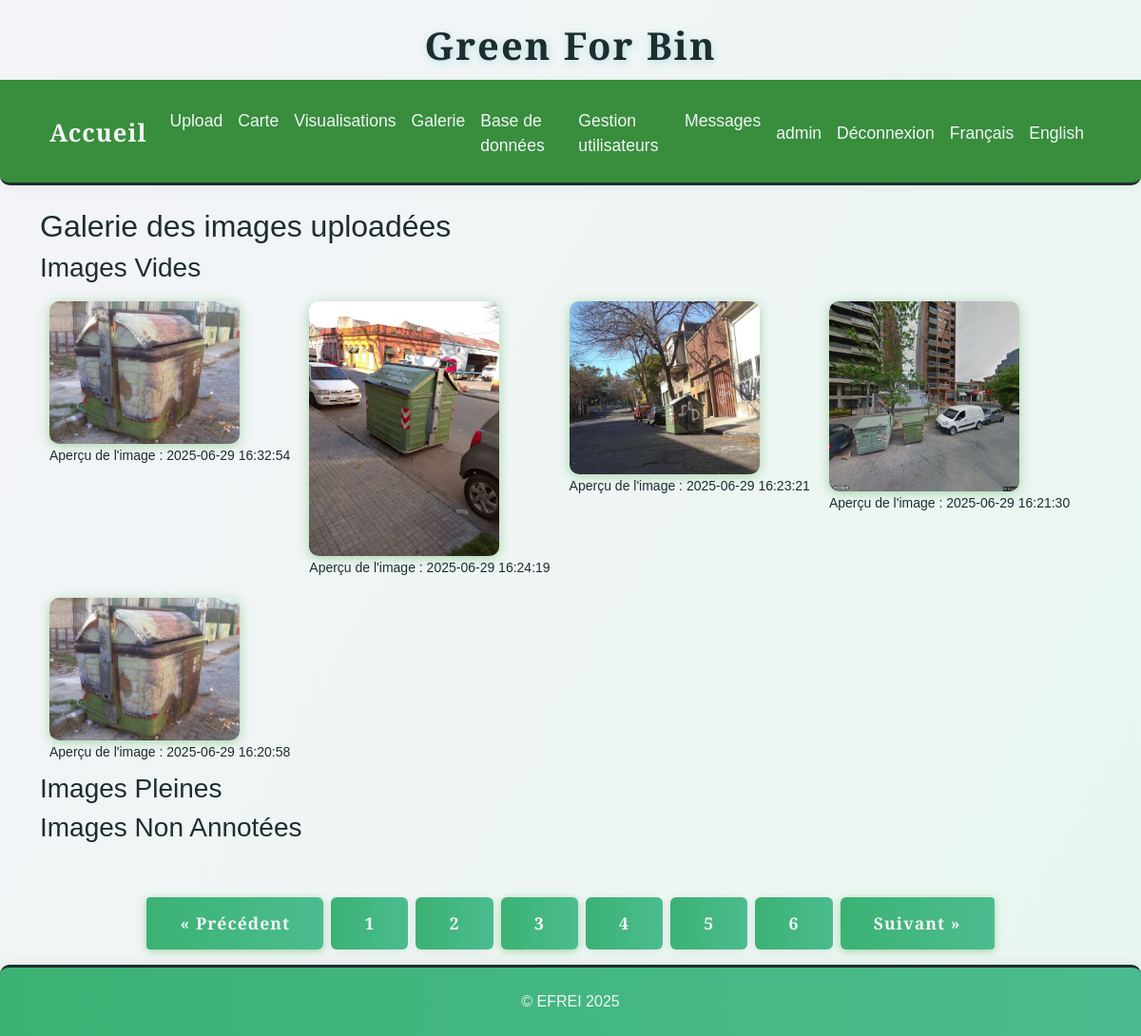
The page /gallery?page=3 (signed in) on the database as committed earlier.
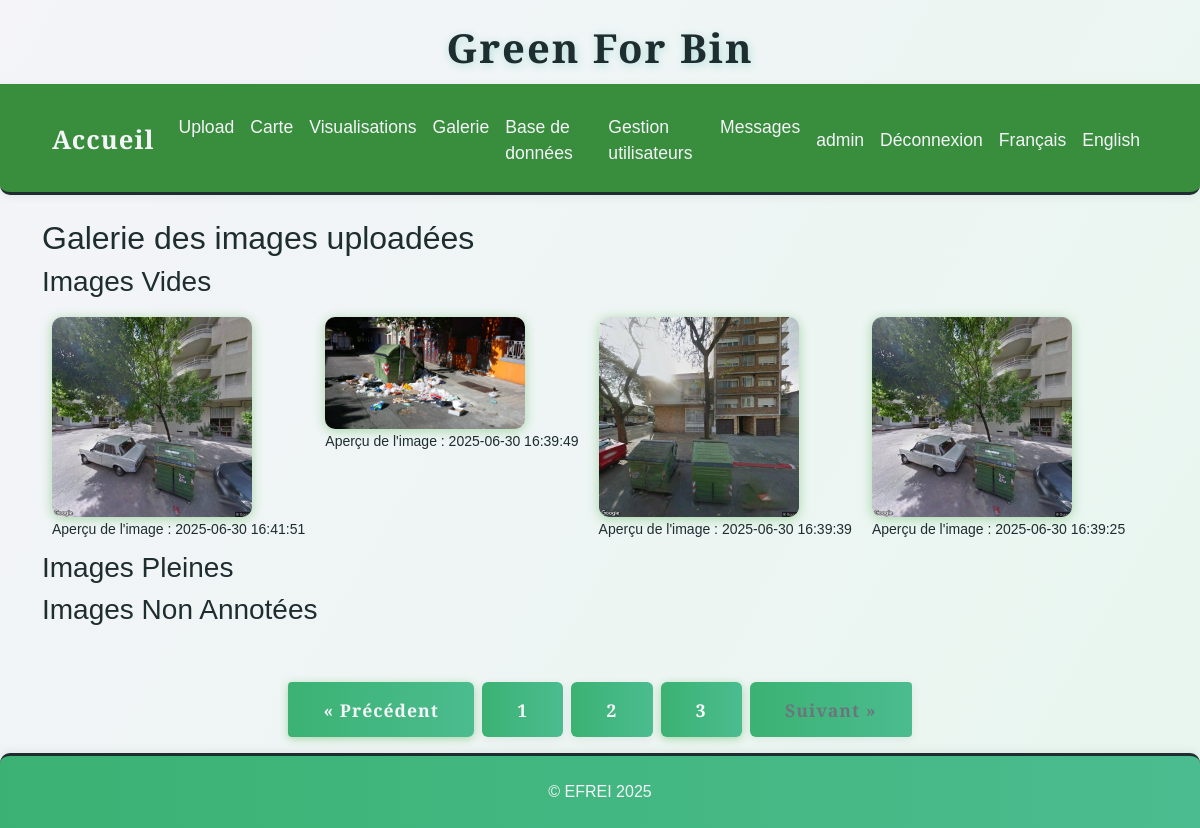
The same page on the database as committed later.
### tables this page shows
CREATE TABLE images (
                id INTEGER PRIMARY KEY AUTOINCREMENT,
                filename TEXT,
                upload_date TEXT,
                annotation TEXT,
                width INTEGER,
                height INTEGER,
                file_size INTEGER,
                avg_color TEXT,
                hist_rgb TEXT,
                hist_lum TEXT,
                contrast INTEGER,
                contour_count INTEGER,
                localisation TEXT
            );

### app.py (the view)
@app.route('/gallery')
@login_required
def gallery():
    page = int(request.args.get('page', 1))
    per_page = 5
    offset = (page - 1) * per_page
    with sqlite3.connect(DB_PATH) as conn:
        c = conn.cursor()
        c.execute("SELECT COUNT(*) FROM images WHERE annotation LIKE '%vide%'")
        total_vides = c.fetchone()[0]
        c.execute("SELECT filename, upload_date FROM images WHERE annotation LIKE '%vide%' ORDER BY upload_date DESC LIMIT ? OFFSET ?", (per_page, offset))
        vides = c.fetchall()
        c.execute("SELECT COUNT(*) FROM images WHERE annotation LIKE '%pleine%'")
        total_pleines = c.fetchone()[0]
        c.execute("SELECT filename, upload_date FROM images WHERE annotation LIKE '%pleine%' ORDER BY upload_date DESC LIMIT ? OFFSET ?", (per_page, offset))
        pleines = c.fetchall()
        c.execute("SELECT COUNT(*) FROM images WHERE annotation IS NULL OR annotation = ''")
        total_non_label = c.fetchone()[0]
        c.execute("SELECT filename, upload_date FROM images WHERE annotation IS NULL OR annotation = '' ORDER BY upload_date DESC LIMIT ? OFFSET ?", (per_page, offset))
        non_labelisees = c.fetchall()
    total_pages = max(ceil(max(total_vides, total_pleines, total_non_label) / per_page), 1)
    return render_template('gallery.html', vides=vides, pleines=pleines, non_labelisees=non_labelisees, page=page, total_pages=total_pages)

### app.py (called while the page is built)
def get_locale():
    return session.get('lang', request.accept_languages.best_match(['en', 'fr']))

@app.context_processor
def inject_locale():
    return dict(get_locale=get_locale)

def login_required(f):
    @wraps(f)
    def decorated_function(*args, **kwargs):
        if 'user_id' not in session:
            flash('Vous devez être connecté pour accéder à cette page.', 'error')
            return redirect(url_for('login'))
        return f(*args, **kwargs)
    return decorated_function

### templates/gallery.html (shortened to what this page needs)
{% extends "base.html" %}
{% block content %}
    <h2>{{ _('Galerie des images uploadées') }}</h2>
    <h3>{{ _('Images Vides') }}</h3>
    <div style="display: flex; flex-wrap: wrap;">
        {% for image in vides %}
            <div style="margin: 10px;">
                <img src="{{ url_for('static', filename='uploads/' + image[0]) }}" width="200" loading="lazy"><br>
                <small>{{ _('Aperçu de l\'image') }} : {{ image[1] }}</small>
            </div>
        {% endfor %}
    </div>
    <h3>{{ _('Images Pleines') }}</h3>
    <h3>{{ _('Images Non Annotées') }}</h3>
    {% include "pagination.html" %}
{% endblock %}

### templates/base.html (shortened to what this page needs)
<!DOCTYPE html>
<html lang="{{ get_locale() }}">
<head>
    <link href="https://cdn.jsdelivr.net/npm/bootstrap@5.1.3/dist/css/bootstrap.min.css" rel="stylesheet">
    <link href="{{ url_for('static', filename='css/style.css') }}" rel="stylesheet">
    <link href="{{ url_for('static', filename='css/greenforbin.css') }}" rel="stylesheet">
</head>
<body>
    <header>
        <h1>{{ _('Green For Bin') }}</h1>
        <nav class="navbar navbar-expand-lg navbar-dark bg-dark">
            <div class="container-fluid">
                <a class="navbar-brand" href="{{ url_for('about') }}">{{ _('Accueil') }}</a>
                <div class="collapse navbar-collapse" id="navbarNav">
                    <ul class="navbar-nav">
                        <li class="nav-item">
                            <a class="nav-link" href="{{ url_for('upload') }}">{{ _('Upload') }}</a>
                        </li>
                        <li class="nav-item">
                            <a class="nav-link" href="{{ url_for('map_view') }}">{{ _('Carte') }}</a>
                        </li>
                        <li class="nav-item">
                            <a class="nav-link" href="{{ url_for('stats') }}">{{ _('Visualisations') }}</a>
                        </li>
                        <li class="nav-item">
                            <a class="nav-link" href="{{ url_for('gallery') }}">{{ _('Galerie') }}</a>
                        </li>
                        {% if session.get('role') == 'admin' %}
                            <li class="nav-item">
                                <a class="nav-link" href="{{ url_for('afficher_bdd') }}">{{ _('Base de données') }}</a>
                            </li>
                            <li class="nav-item">
                                <a class="nav-link" href="{{ url_for('admin_users') }}">{{ _('Gestion utilisateurs') }}</a>
                            </li>
                            <li class="nav-item">
                                <a class="nav-link" href="{{ url_for('admin_messages') }}">{{ _('Messages') }}</a>
                            </li>
                        {% endif %}
                    </ul>
                    <ul class="navbar-nav ms-auto">
                        {% if session.get('user_id') %}
                            <li class="nav-item">
                                <span class="nav-link">{{ session.get('username') }}</span>
                            </li>
                            <li class="nav-item">
                                <a class="nav-link" href="{{ url_for('logout') }}">{{ _('Déconnexion') }}</a>
                            </li>
                        {% endif %}
                        <li class="nav-item">
                            <a class="nav-link" href="{{ url_for('set_language', lang='fr') }}">{{ _('Français') }}</a>
                        </li>
                        <li class="nav-item">
                            <a class="nav-link" href="{{ url_for('set_language', lang='en') }}">{{ _('English') }}</a>
                        </li>
                    </ul>
                </div>
            </div>
        </nav>
    </header>
    <div class="container mt-4">
        {% block content %}{% endblock %}
    </div>
    <footer class="footer-efrei mt-auto py-3">
        <div class="container text-center">
            <span>&copy; EFREI 2025</span>
        </div>
    </footer>
</body>
</html>

### templates/pagination.html (shortened to what this page needs)
{% if total_pages > 1 %}
<nav aria-label="Pagination">
  <ul class="pagination justify-content-center" style="margin-top: 2rem;">
    {% if page > 1 %}
      <li class="page-item">
        <a class="page-link btn btn-success mx-1" href="{{ url_for(request.endpoint, page=page-1) }}{% for k, v in request.args.items() if k != 'page' %}&{{k}}={{v}}{% endfor %}">&laquo; {{ _('Précédent') }}</a>
      </li>
    {% else %}
      <li class="page-item disabled">
        <span class="page-link btn btn-outline-secondary mx-1">&laquo; {{ _('Précédent') }}</span>
      </li>
    {% endif %}
    {% for p in range(1, total_pages+1) %}
      <li class="page-item {% if p == page %}active{% endif %}">
        <a class="page-link btn {% if p == page %}btn-success{% else %}btn-outline-success{% endif %} mx-1" href="{{ url_for(request.endpoint, page=p) }}">{{ p }}</a>
      </li>
    {% endfor %}
    {% if page < total_pages %}
      <li class="page-item">
        <a class="page-link btn btn-success mx-1" href="{{ url_for(request.endpoint, page=page+1) }}{% for k, v in request.args.items() if k != 'page' %}&{{k}}={{v}}{% endfor %}">{{ _('Suivant') }} &raquo;</a>
      </li>
    {% else %}
      <li class="page-item disabled">
        <span class="page-link btn btn-outline-secondary mx-1">{{ _('Suivant') }} &raquo;</span>
      </li>
    {% endif %}
  </ul>
</nav>
{% endif %}

### static/css/style.css (style rules this page uses)
:root { --green-dark: #22332a; --green: #3b5249; --green-light: #6e8b7b; --beige: #f6f5ec; --white: #fff; --black: #222; --radius: 2.5rem; --shadow: 0 4px 24px rgba(34,51,42,0.10); --transition: all 0.3s cubic-bezier(.4,0,.2,1); }
html, body { height: 100%; margin: 0; padding: 0; }
body { display: flex; flex-direction: column; min-height: 100vh; }
.container.mt-4 { flex: 1 0 auto; }
.navbar { background: linear-gradient(90deg, #3bb273 0%, #4bbc8f 100%); border-radius: 0 0 var(--radius) var(--radius); box-shadow: var(--shadow); padding: 1.5rem 2.5rem 1.2rem 2.5rem; display: flex; justify-content: center; align-items: center; gap: 2rem; position: sticky; top: 0; z-index: 1000; }
.nav-link { color: var(--green-dark); font-family: 'Inter', 'Franklin Gothic Medium', 'Arial Narrow', Arial, sans-serif, sans-serif; font-size: 1.1rem; font-weight: 500; padding: 0.5rem 1.2rem; border-radius: 2rem; transition: var(--transition); position: relative; }
.btn { background: var(--green-dark); color: var(--beige); border: none; border-radius: 2rem; font-family: 'Inter', Arial, sans-serif; font-weight: 600; padding: 0.9rem 2.2rem; font-size: 1.1rem; box-shadow: 0 2px 8px rgba(34,51,42,0.08); transition: var(--transition); cursor: pointer; margin-top: 1rem; letter-spacing: 1px; }
.footer-efrei { width: 100%; background: linear-gradient(90deg, #3bb273 0%, #4bbc8f 100%); color: #f4f4f9; border-top: 3px solid #1e2d2f; box-shadow: 0 -2px 8px rgba(60, 60, 60, 0.08); font-family: 'Quercus Serif', 'Montserrat', 'Quicksand', Arial, sans-serif !important; font-weight: 500; flex-shrink: 0; }
.footer-efrei .container { padding-top: 8px; padding-bottom: 8px; }

### static/css/greenforbin.css (style rules this page uses)
body { background: linear-gradient(135deg, #e8f5e9 0%, #c8e6c9 100%); color: #234d20; font-family: 'Segoe UI', 'Roboto', Arial, sans-serif; min-height: 100vh; }
header h1 { color: #388e3c; font-weight: bold; letter-spacing: 2px; text-shadow: 1px 2px 8px #b2dfdb; }
.navbar, .navbar-brand, .nav-link { background: #388e3c !important; color: #fff !important; font-weight: 500; border-radius: 0 0 10px 10px; }
.btn-primary, .btn-success, .btn-warning { background: #43a047; border: none; color: #fff; font-weight: 600; border-radius: 8px; box-shadow: 0 2px 8px #a5d6a7; transition: background 0.2s, box-shadow 0.2s; }
img { border-radius: 10px; box-shadow: 0 2px 12px #a5d6a7; transition: transform 0.2s; }
footer { background: #388e3c; color: #fff; text-align: center; padding: 12px 0; border-radius: 10px 10px 0 0; margin-top: 40px; }

### templates/base.html (style rules this page uses)
body { background: linear-gradient(120deg, #f4f4f9 0%, #e8f6ef 100%); min-height: 100vh; color: #1e2d2f; font-family: 'Quercus Serif', 'Montserrat', 'Quicksand', Arial, sans-serif !important; }
body, h1, h2, h3, h4, h5, h6, .navbar, .nav-link, .btn, .card, .table, .form-control, .modal-content { font-family: 'Quercus Serif', 'Montserrat', 'Quicksand', Arial, sans-serif !important; color: #1e2d2f; }
header h1 { text-align: center; margin: 24px 0 12px 0; font-size: 2.5rem; letter-spacing: 2px; color: #1e2d2f; }
.navbar { width: 100%; background: linear-gradient(90deg, #3bb273 0%, #4bbc8f 100%); border-bottom: 3px solid #1e2d2f; box-shadow: 0 2px 8px rgba(60, 60, 60, 0.08); }
.navbar .nav-link { color: #f4f4f9 !important; font-weight: 500; transition: color 0.3s, background 0.3s, border-radius 0.3s; border-radius: 6px; padding: 6px 16px; }
.navbar .navbar-brand { font-size: 1.6rem; font-weight: bold; color: #f4f4f9 !important; letter-spacing: 1px; transition: color 0.3s; }
.btn, .btn-primary, .btn-success, .btn-outline-success { background: linear-gradient(90deg, #3bb273 0%, #4bbc8f 100%); color: #f4f4f9; border: none; border-radius: 6px; transition: background 0.3s, color 0.3s, box-shadow 0.3s; }

Rows that differ between the two databases and show on the page:
removed images: filename (picture), upload_date "2025-06-29 16:32:54"
removed images: filename (picture), upload_date "2025-06-29 16:24:19"
removed images: filename (picture), upload_date "2025-06-29 16:23:21"
removed images: filename (picture), upload_date "2025-06-29 16:21:30"
removed images: filename (picture), upload_date "2025-06-29 16:20:58"
now on this page (row edited): images: filename (picture), upload_date "2025-06-30 16:41:51"
now on this page (row edited): images: filename (picture), upload_date "2025-06-30 16:39:49"
now on this page (row edited): images: filename (picture), upload_date "2025-06-30 16:39:39"
now on this page (row edited): images: filename (picture), upload_date "2025-06-30 16:39:25"
Other text that changed with them:
list line gone: "4"
list line gone: "5"
list line gone: "6"
